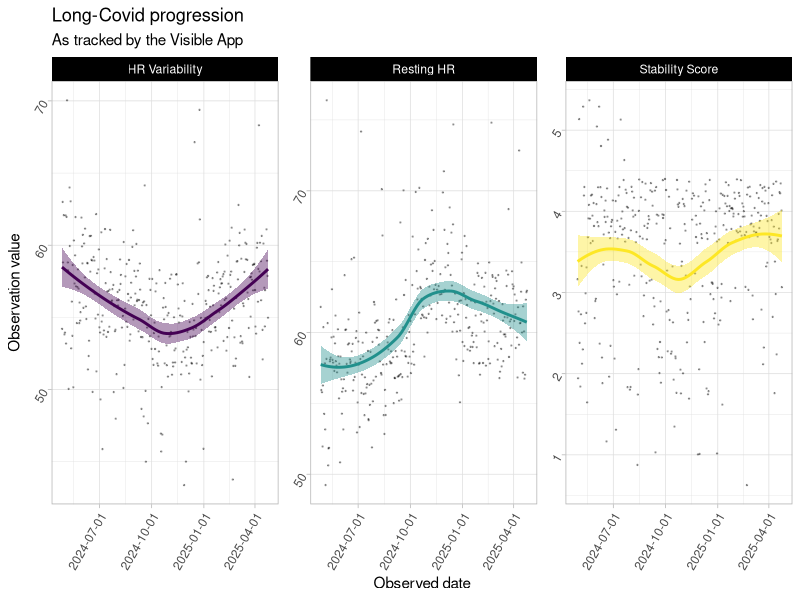
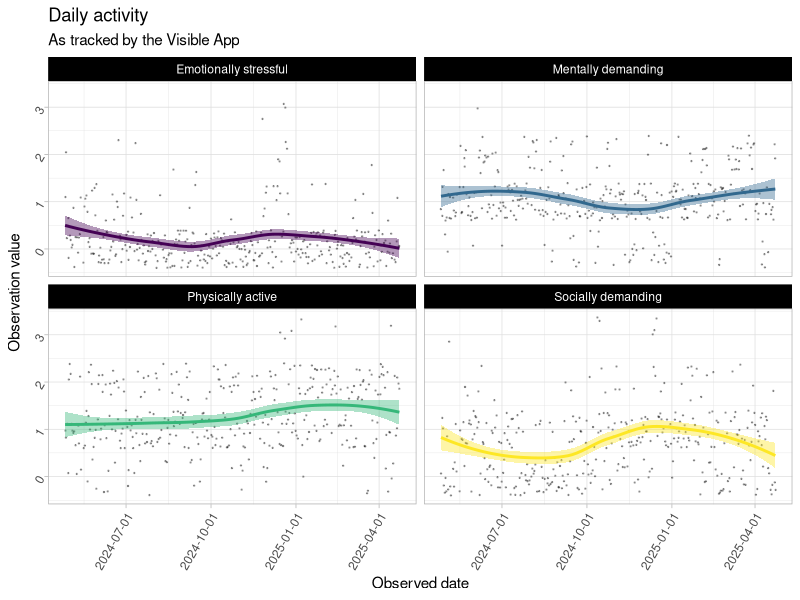
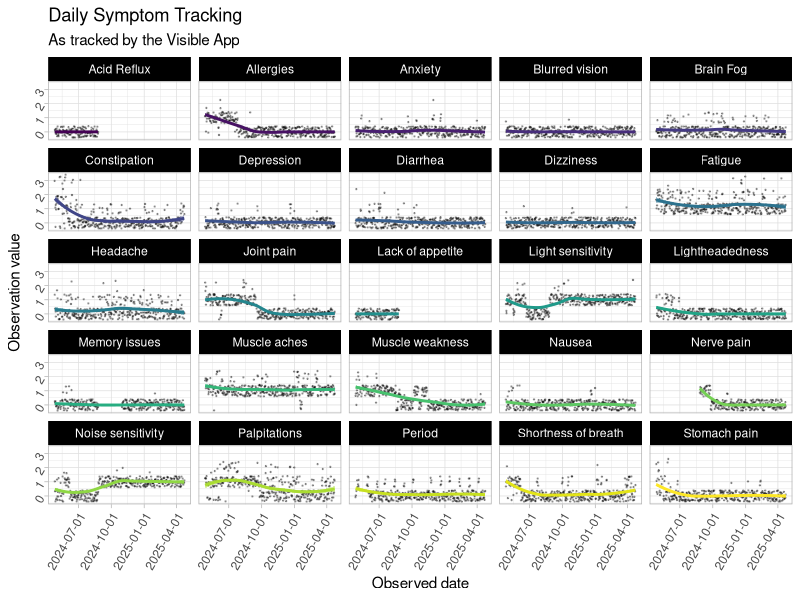
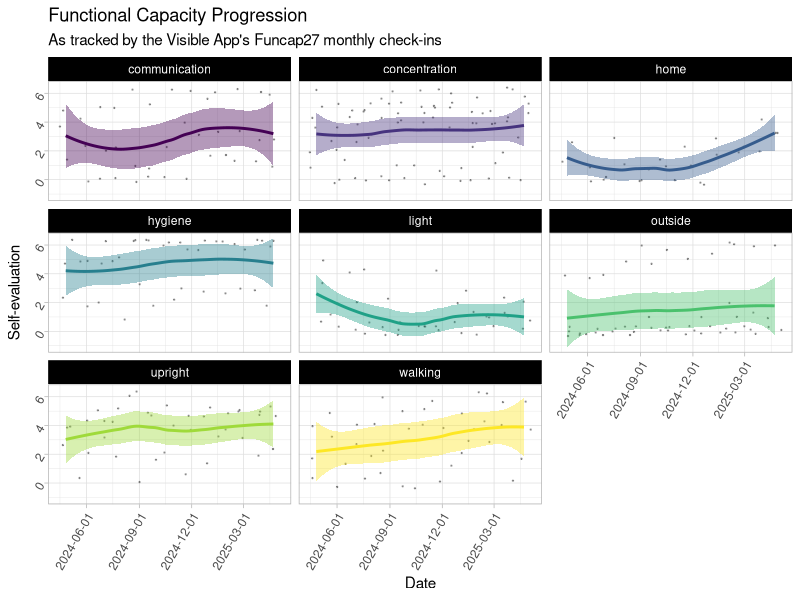
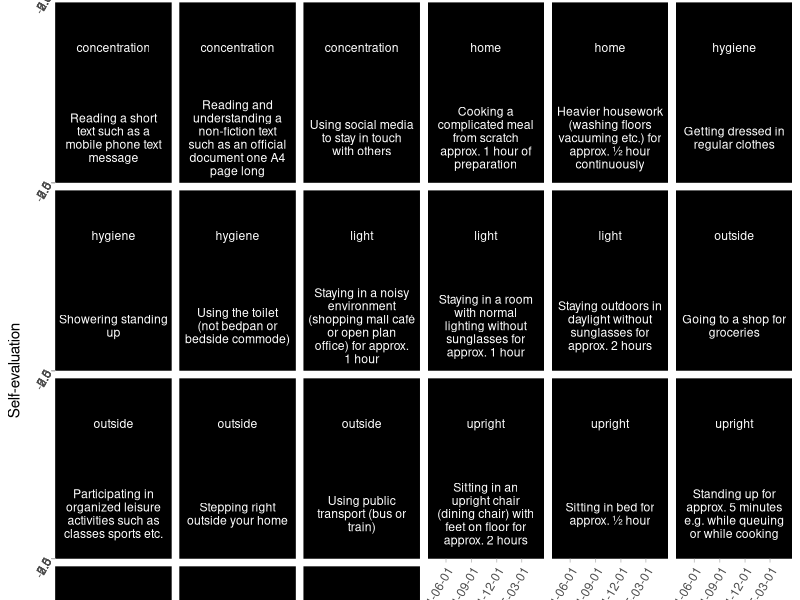
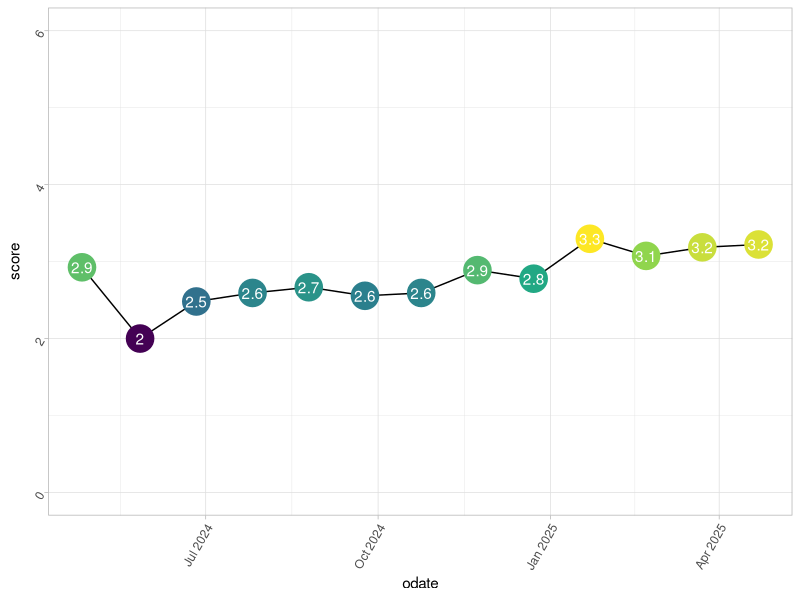
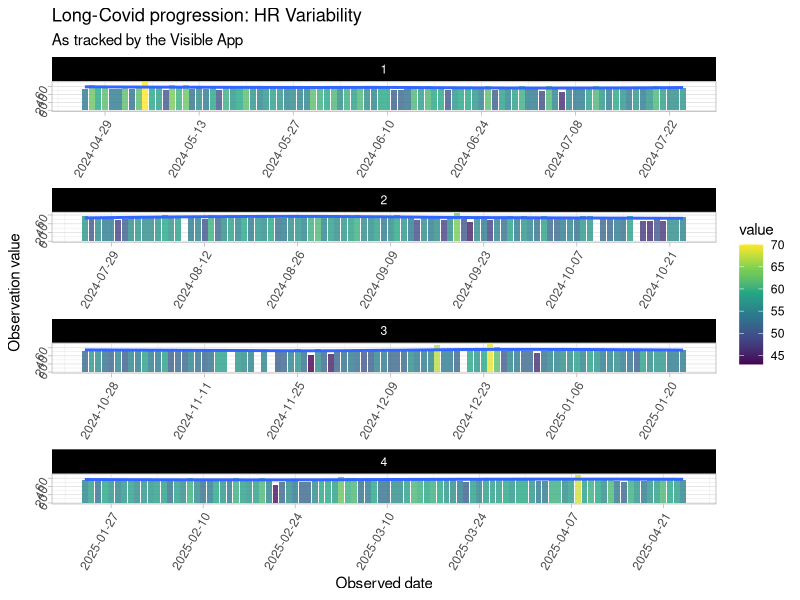
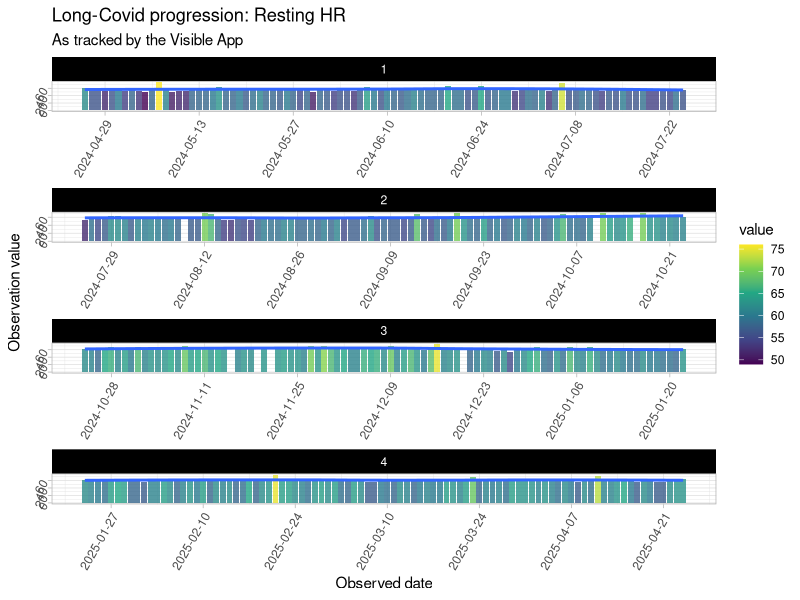

These figures' R source, in order:
## ---- chunk 1
#| label: load
library(tidyverse)

visible <- read_csv(here::here(
  "content/blog/2025/05-01_visible/visible.csv"
))
glimpse(visible)
## ---- chunk 2
#| label: lookup
# What are our categories
unique(visible$tracker_category)

# What are our trackers
unique(visible$tracker_name)
## ---- chunk 3
#| label: cleanup
visible <- visible |>
  group_by(observation_date) |>
  mutate(
    note = if_else(tracker_name == "Note", observation_value, ""),
    note = paste(unique(note), collapse = ","),
    note = if_else(note == "", NA, note)
  ) |>
  filter(tracker_name != "Note") |>
  ungroup() |>
  transmute(
    odate = observation_date,
    category = tracker_category,
    tracker = tracker_name,
    value = as.numeric(observation_value),
    note = note
  )
## ---- chunk 4
#| label: measurements
# Set some ggplot2 defaults
theme_set(theme_light())
theme_update(
  strip.background = element_rect(fill = "#000"),
  axis.text = element_text(angle = 60, hjust = 1)
)

options(
  "ggplot2.discrete.colour" = scale_colour_viridis_d,
  "ggplot2.discrete.fill" = scale_fill_viridis_d,
  "ggplot2.continuous.colour" = scale_colour_viridis_c,
  "ggplot2.continuous.fill" = scale_fill_viridis_c
)


visible |>
  filter(category == "Measurement") |>
  ggplot(aes(
    x = odate,
    y = value
  )) +
  geom_jitter(alpha = .3, size = .2) +
  geom_smooth(
    aes(
      group = tracker,
      colour = tracker,
      fill = tracker
    ),
    show.legend = FALSE
  ) +
  facet_wrap(~tracker, scales = "free_y") +
  scale_x_date(date_breaks = "3 months") +
  labs(
    title = "Long-Covid progression",
    subtitle = "As tracked by the Visible App",
    x = "Observed date",
    y = "Observation value"
  )
## ---- chunk 5
#| label: activities
visible <- visible |>
  mutate(
    type = case_match(
      category,
      c(
        "Gastrointestinal",
        "Muscles",
        "Brain",
        "Heart and Lungs",
        "Pain",
        "Sensory",
        "General",
        "Menstrual",
        "Allergies",
        "Fatigue"
      ) ~
        "Symptoms",
      c(
        "Cognitive",
        "Emotional",
        "Physical",
        "Social"
      ) ~
        "Activity",
      c("Crash", "Period") ~ "Event"
    )
  )

visible |>
  filter(type == "Activity") |>
  ggplot(aes(
    x = odate,
    y = value
  )) +
  geom_jitter(alpha = .3, size = .2) +
  geom_smooth(
    aes(
      group = tracker,
      colour = tracker,
      fill = tracker
    ),
    show.legend = FALSE
  ) +
  facet_wrap(~tracker) +
  scale_x_date(date_breaks = "3 months") +
  labs(
    title = "Daily activity",
    subtitle = "As tracked by the Visible App",
    x = "Observed date",
    y = "Observation value"
  )
## ---- chunk 6
#| label: symptoms
#| output-height: 700px
#| fig-height: 10
visible |>
  filter(type == "Symptoms") |>
  ggplot(aes(
    x = odate,
    y = value
  )) +
  geom_jitter(alpha = .3, size = .2) +
  geom_smooth(
    aes(
      group = tracker,
      colour = tracker,
      fill = tracker
    ),
    show.legend = FALSE
  ) +
  facet_wrap(~tracker) +
  scale_x_date(date_breaks = "3 months") +
  labs(
    title = "Daily Symptom Tracking",
    subtitle = "As tracked by the Visible App",
    x = "Observed date",
    y = "Observation value"
  )
## ---- chunk 7
#| label: funcap-cats
#| output-height: 700px
#| fig-height: 10

visible <- visible |>
  mutate(
    type = if_else(
      is.na(type),
      gsub("Funcap_", "", category),
      type
    ),
    category = if_else(
      grepl("Funcap_", category),
      "FunCap27",
      category
    )
  )


visible |>
  filter(category == "FunCap27") |>
  ggplot(aes(
    x = odate,
    y = value
  )) +
  geom_jitter(alpha = .3, size = .2) +
  geom_smooth(
    aes(
      fill = type,
      colour = type,
      group = type,
    ),
    show.legend = FALSE
  ) +
  facet_wrap(~type) +
  scale_x_date(date_breaks = "3 months") +
  labs(
    title = "Functional Capacity Progression",
    subtitle = "As tracked by the Visible App's Funcap27 monthly check-ins",
    x = "Date",
    y = "Self-evaluation"
  )
## ---- chunk 8
#| label: funcap-all
#| output-height: 1700px
#| fig-height: 20

visible |>
  filter(category == "FunCap27") |>
  ggplot(aes(
    x = odate,
    y = value
  )) +
  geom_jitter(alpha = .3, size = .2) +
  geom_smooth(
    aes(
      fill = type,
      colour = type,
      group = tracker,
    ),
    show.legend = FALSE
  ) +
  facet_wrap(
    ~ type + tracker,
    labeller = labeller(
      tracker = label_wrap_gen(20)
    )
  ) +
  scale_x_date(date_breaks = "3 months") +
  labs(
    title = "Functional Capacity Progression",
    subtitle = "As tracked by the Visible App's Funcap27 monthly check-ins",
    x = "Date",
    y = "Self-evaluation"
  )
## ---- chunk 9
#| label: featured
funcap_sum <- visible |>
  filter(category == "FunCap27") |>
  group_by(odate) |>
  summarise(
    score = mean(value)
  )

funcap_sum |>
  ggplot(aes(
    x = odate,
    y = score
  )) +
  geom_line() +
  geom_point(
    size = 9,
    show.legend = FALSE,
    aes(colour = score)
  ) +
  geom_text(
    aes(
      label = round(score, 1)
    ),
    colour = "white"
  ) +
  scale_y_continuous(limits = c(0, 6))
## ---- chunk 10
#| label: zoom-hrv
#| output-height: 1700px
#| fig-height: 20

visible <- visible |>
  mutate(
    panels = cut(odate, 4, labels = FALSE)
  )

measurements <- visible |>
  filter(category == "Measurement")

zooms <- split(measurements, measurements$tracker) |>
  lapply(function(x) {
    ggplot(
      x,
      aes(
        x = odate,
        y = value
      )
    ) +
      geom_bar(
        alpha = .8,
        stat = "identity",
        aes(fill = value)
      ) +
      geom_smooth() +
      facet_wrap(~panels, ncol = 1, scales = "free") +
      scale_x_date(date_breaks = "2 weeks") +
      labs(
        title = paste(
          "Long-Covid progression:",
          unique(x$tracker)
        ),
        subtitle = "As tracked by the Visible App",
        x = "Observed date",
        y = "Observation value"
      )
  })

zooms$`HR Variability`
## ---- chunk 11
#| label: zoom-hr
#| output-height: 1700px
#| fig-height: 20
zooms$`Resting HR`
## ---- chunk 12
#| label: zoom-stability
#| output-height: 1700px
#| fig-height: 20
zooms$`Stability Score`
## ---- chunk 13
#| label: wide
visible_wide <- visible |>
  filter(category != "FunCap27") |>
  unite(type, c(type, category, tracker)) |>
  pivot_wider(
    id_cols = odate,
    names_from = type,
    values_from = value
  )
visible_wide
## ---- chunk 14
#| label: remove-na-cols
remove_na_columns <- function(df, threshold = 0.5) {
  # Check if threshold is valid
  if (threshold <= 0 || threshold >= 1) {
    warning("threshold must be between 0 and 1. Returning original dataframe.")
    return(df)
  }

  # Calculate the percentage of NA values in each column
  na_percentages <- colMeans(is.na(df))

  # Identify columns to keep (NA percentage <= threshold)
  columns_to_keep <- names(df)[na_percentages <= threshold]

  # Return the dataframe with the selected columns
  df[, columns_to_keep, drop = FALSE]
}
## ---- chunk 15
#| label: correlation matrix
#| output-height: 700px
#| fig-height: 10
visible_wide_num <- visible_wide |>
  remove_na_columns() |>
  select(where(is.numeric)) |>
  drop_na()

cordat <- cor(visible_wide_num) |>
  as_tibble()
cordat$var <- names(cordat)

cordat |>
  pivot_longer(-var) |>
  ggplot(aes(
    x = name,
    y = var,
    fill = value
  )) +
  geom_tile()
## ---- chunk 16
# Remove cols with only 0's
remove_0_cols <- function(data) {
  idx <- apply(data, 2, function(x) {
    all(x == 0)
  }) |>
    which()
  data[, idx * -1]
}
## ---- chunk 17
#| label: clustering
#| cache: true
library(cluster)
library(pvclust)
library(ggraph)
library(tidygraph)

clust <- visible_wide_num |>
  remove_0_cols() |>
  scale() |>
  pvclust(
    method.hclust = "ward.D2",
    method.dist = "euclidean",
    nboot = 1000
  )

clust_graph <- as_tbl_graph(clust$hclust)

# Make prettier names
clustdt <- as.list(clust_graph)
clustdt$nodes <- clustdt$nodes |>
  separate(label, c("type", "category", "tracker"), sep = "_")
clustdt <- as_tbl_graph(clustdt)

ggraph(clustdt, "circlepack") +
  geom_node_circle(
    aes(fill = depth),
    n = 50,
    show.legend = FALSE
  ) +
  geom_node_label(
    aes(label = tracker),
    repel = TRUE,
    size = 2
  ) +
  coord_fixed()
